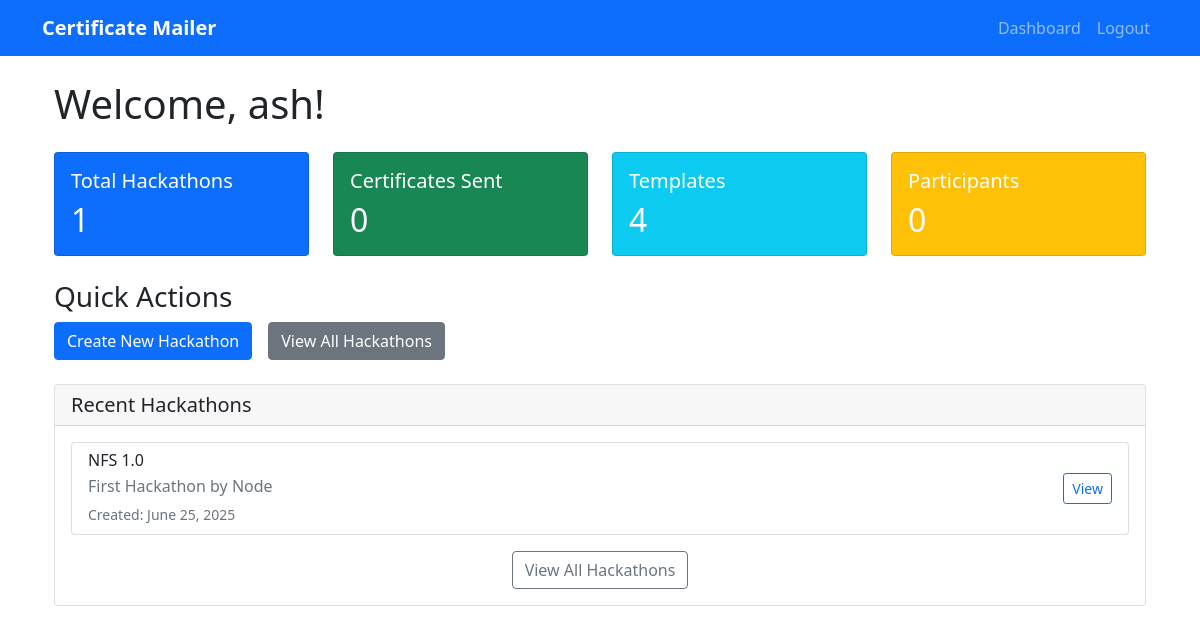
The page /dashboard (signed in) on the database its author committed.
### models.py (models this page shows)
class User(db.Model):
    id = db.Column(db.Integer, primary_key=True)
    username = db.Column(db.String(80), unique=True, nullable=False)
    email = db.Column(db.String(120), unique=True, nullable=False)
    password_hash = db.Column(db.String(128), nullable=False)
    hackathons = db.relationship('Hackathon', backref='user', lazy=True)

class Hackathon(db.Model):
    id = db.Column(db.Integer, primary_key=True)
    name = db.Column(db.String(100), nullable=False)
    description = db.Column(db.Text)
    created_at = db.Column(db.DateTime, default=datetime.utcnow)
    user_id = db.Column(db.Integer, db.ForeignKey('user.id'), nullable=False)
    certificate_templates = db.relationship('CertificateTemplate', backref='hackathon', lazy=True)
    participants = db.relationship('Participant', backref='hackathon', lazy=True)
    resubmission_form_link = db.Column(db.String(255))  # Link for resubmission form
    feedback_form_link = db.Column(db.String(255))  # Link for feedback form

### blueprints/main/routes.py (the view)
@main_bp.route('/dashboard')
@login_required
def dashboard(current_user):
    hackathons = Hackathon.query.filter_by(user_id=current_user.id).order_by(Hackathon.created_at.desc()).all()
    total_hackathons = len(hackathons)
    total_templates = CertificateTemplate.query.join(Hackathon).filter(Hackathon.user_id == current_user.id).count()
    total_participants = Participant.query.join(Hackathon).filter(Hackathon.user_id == current_user.id).count()
    certificates_sent = Participant.query.join(Hackathon).filter(
        Hackathon.user_id == current_user.id,
        Participant.certificate_sent == True
    ).count()
    recent_hackathons = hackathons[:5]
    return render_template('main/dashboard.html',
                         user=current_user,
                         total_hackathons=total_hackathons,
                         total_templates=total_templates,
                         total_participants=total_participants,
                         certificates_sent=certificates_sent,
                         recent_hackathons=recent_hackathons)

### templates/main/dashboard.html (shortened to what this page needs)
{% extends "base.html" %}
{% block content %}
<div class="container-fluid">
    <div class="row">
        <div class="col-12">
            <h1 class="mb-4">Welcome, {{ user.username }}!</h1>
            <div class="row mb-4">
                <div class="col-md-3">
                    <div class="card bg-primary text-white">
                        <div class="card-body">
                            <h5 class="card-title">Total Hackathons</h5>
                            <h2 class="card-text">{{ total_hackathons }}</h2>
                        </div>
                    </div>
                </div>
                <div class="col-md-3">
                    <div class="card bg-success text-white">
                        <div class="card-body">
                            <h5 class="card-title">Certificates Sent</h5>
                            <h2 class="card-text">{{ certificates_sent }}</h2>
                        </div>
                    </div>
                </div>
                <div class="col-md-3">
                    <div class="card bg-info text-white">
                        <div class="card-body">
                            <h5 class="card-title">Templates</h5>
                            <h2 class="card-text">{{ total_templates }}</h2>
                        </div>
                    </div>
                </div>
                <div class="col-md-3">
                    <div class="card bg-warning text-white">
                        <div class="card-body">
                            <h5 class="card-title">Participants</h5>
                            <h2 class="card-text">{{ total_participants }}</h2>
                        </div>
                    </div>
                </div>
            </div>
            <div class="row mb-4">
                <div class="col-12">
                    <h3>Quick Actions</h3>
                    <div class="d-flex gap-3">
                        <a href="{{ url_for('hackathon.create_hackathon') }}" class="btn btn-primary">
                             Create New Hackathon
                        </a>
                        <a href="{{ url_for('hackathon.list_hackathons') }}" class="btn btn-secondary">
                             View All Hackathons
                        </a>
                    </div>
                </div>
            </div>
            <div class="row">
                <div class="col-12">
                    <div class="card">
                        <div class="card-header">
                            <h5 class="mb-0">Recent Hackathons</h5>
                        </div>                        <div class="card-body">
                            {% if recent_hackathons %}
                                <div class="list-group">
                                    {% for hackathon in recent_hackathons %}
                                        <div class="list-group-item d-flex justify-content-between align-items-center">
                                            <div>
                                                <h6 class="mb-1">{{ hackathon.name }}</h6>
                                                <p class="mb-1 text-muted">
                                                    {% if hackathon.description %}
                                                        {{ hackathon.description[:80] }}{% if hackathon.description|length > 80 %}...{% endif %}
                                                    {% else %}
                                                        No description
                                                    {% endif %}
                                                </p>
                                                <small class="text-muted">Created: {{ hackathon.created_at.strftime('%B %d, %Y') }}</small>
                                            </div>
                                            <div>
                                                <a href="{{ url_for('hackathon.hackathon_detail', id=hackathon.id) }}"
                                                   class="btn btn-sm btn-outline-primary">View</a>
                                            </div>
                                        </div>
                                    {% endfor %}
                                </div>
                                <div class="mt-3 text-center">
                                    <a href="{{ url_for('hackathon.list_hackathons') }}" class="btn btn-outline-secondary">
                                        View All Hackathons
                                    </a>
                                </div>
                            {% else %}
                                <div class="text-center text-muted py-4">
                                    <p>No hackathons created yet.</p>
                                    <a href="{{ url_for('hackathon.create_hackathon') }}" class="btn btn-primary">Create Your First Hackathon</a>
                                </div>
                            {% endif %}
                        </div>
                    </div>
                </div>
            </div>
        </div>
    </div>
</div>
{% endblock %}

### rows shown on the page
User: username "ash"
Hackathon: name "NFS 1.0", description "First Hackathon by Node", created_at "June 25, 2025"

### other values the page prints
{{ total_hackathons }} "1"
{{ certificates_sent }} "0"
{{ total_templates }} "4"
{{ total_participants }} "0"
